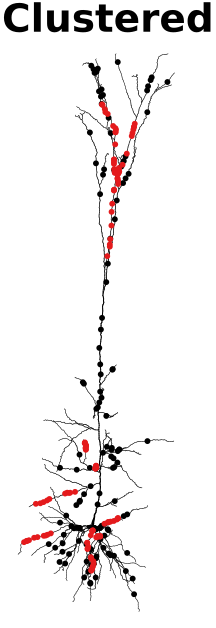

This figure's Python source:
from pathlib import Path

import matplotlib

matplotlib.use("Agg")

import matplotlib.pyplot as plt
import numpy as np
from matplotlib.collections import LineCollection


SCRIPT_DIR = Path(__file__).resolve().parent
ROOT = SCRIPT_DIR.parents[2]
DATA_DIR = ROOT / "nc_final_data" / "FigureS3" / "FigureS3_a3"
GEOMETRY_DIR = ROOT / "nc_final_data" / "FigureS3" / "FigureS3_a"
OUTPUT = SCRIPT_DIR / "FigureS3_a3.pdf"
EXCITATORY_CHANNELS = 250
TOTAL_CHANNELS = 500


def project_point_to_segment(px, py, x0, y0, x1, y1):
    dx = x1 - x0
    dy = y1 - y0
    length_sq = dx * dx + dy * dy
    if length_sq <= 1e-12:
        return x0, y0, 0.0
    t = ((px - x0) * dx + (py - y0) * dy) / length_sq
    t = min(1.0, max(0.0, t))
    return x0 + t * dx, y0 + t * dy, t


def nearest_point(points, px, py, axis1, axis2):
    polyline = [
        (float(p[axis1]), float(p[axis2]), float(p[3])) for p in points
    ]
    best = None
    for i in range(1, len(polyline)):
        x0, y0, d0 = polyline[i - 1]
        x1, y1, d1 = polyline[i]
        x, y, t = project_point_to_segment(px, py, x0, y0, x1, y1)
        distance = float(np.hypot(x - px, y - py))
        diameter = float((1.0 - t) * d0 + t * d1)
        candidate = (distance, x, y, diameter)
        if best is None or candidate[0] < best[0]:
            best = candidate
    if best is None:
        return polyline[0]
    return best[1:]


def build_plot_data():
    points = np.load(GEOMETRY_DIR / "section_points.npy", allow_pickle=False)
    names = np.load(GEOMETRY_DIR / "section_names.npy", allow_pickle=False).astype(str)
    offsets = np.load(GEOMETRY_DIR / "section_offsets.npy", allow_pickle=False)
    parents = np.load(GEOMETRY_DIR / "section_parents.npy", allow_pickle=False)
    synapse_sections = np.load(DATA_DIR / "synapse_section.npy", allow_pickle=False).astype(str)
    synapse_locations = np.load(DATA_DIR / "synapse_location.npy", allow_pickle=False).astype(float)
    cluster_ids = np.load(DATA_DIR / "synapse_cluster_id.npy", allow_pickle=False).astype(int)
    if len(synapse_sections) != TOTAL_CHANNELS:
        raise ValueError(f"Expected {TOTAL_CHANNELS} synapse sites.")
    synapse_type = np.where(
        np.arange(TOTAL_CHANNELS) < EXCITATORY_CHANNELS, "exc", "inh"
    )

    ranges = {
        name: float(points[:, i].max() - points[:, i].min())
        for i, name in enumerate(("x", "y", "z"))
    }
    axes = sorted(ranges, key=lambda name: ranges[name], reverse=True)
    axis1, axis2 = [("x", "y", "z").index(name) for name in axes[:2]]
    sections = [points[offsets[i]:offsets[i + 1]] for i in range(len(names))]
    section_map = {name: i for i, name in enumerate(names)}

    segments = []
    is_soma = []
    for name, section in zip(names, sections):
        for i in range(1, len(section)):
            previous, current = section[i - 1], section[i]
            segments.append((
                float(previous[axis1]), float(current[axis1]),
                float(previous[axis2]), float(current[axis2]),
                float(previous[3]), float(current[3]),
            ))
            is_soma.append("soma" in name)

    for section, parent_index in zip(sections, parents):
        if parent_index < 0:
            continue
        parent = sections[parent_index]
        child_start = (
            float(section[0, axis1]), float(section[0, axis2]), float(section[0, 3])
        )
        child_end = (
            float(section[-1, axis1]), float(section[-1, axis2]), float(section[-1, 3])
        )
        start_parent = nearest_point(parent, child_start[0], child_start[1], axis1, axis2)
        end_parent = nearest_point(parent, child_end[0], child_end[1], axis1, axis2)
        start_distance = np.hypot(
            start_parent[0] - child_start[0], start_parent[1] - child_start[1]
        )
        end_distance = np.hypot(
            end_parent[0] - child_end[0], end_parent[1] - child_end[1]
        )
        child, parent_point = (
            (child_start, start_parent) if start_distance <= end_distance
            else (child_end, end_parent)
        )
        child_x, child_y, child_d = child
        parent_x, parent_y, parent_d = parent_point
        if np.hypot(parent_x - child_x, parent_y - child_y) < 1e-9:
            continue
        segments.append((child_x, parent_x, child_y, parent_y, child_d, parent_d))
        is_soma.append(False)

    segments = np.asarray(segments, dtype=np.float64)
    rotated = segments.copy()
    rotated[:, 0] = -segments[:, 2]
    rotated[:, 1] = -segments[:, 3]
    rotated[:, 2] = segments[:, 0]
    rotated[:, 3] = segments[:, 1]

    selected = np.zeros(TOTAL_CHANNELS, dtype=bool)
    selected[np.arange(EXCITATORY_CHANNELS, TOTAL_CHANNELS)[::2]] = True
    dispersed = np.flatnonzero(cluster_ids[:EXCITATORY_CHANNELS] < 0)
    selected[dispersed[::2]] = True
    groups = np.unique(cluster_ids[:EXCITATORY_CHANNELS][cluster_ids[:EXCITATORY_CHANNELS] >= 0])
    selected[:EXCITATORY_CHANNELS] |= np.isin(cluster_ids[:EXCITATORY_CHANNELS], groups[::2])
    synapse_xy = []
    for name, location in zip(synapse_sections[selected], synapse_locations[selected]):
        section = sections[section_map[name]]
        arcs = section[:, 4]
        target = float(location) * arcs[-1]
        x = float(np.interp(target, arcs, section[:, axis1]))
        y = float(np.interp(target, arcs, section[:, axis2]))
        synapse_xy.append((-y, x))

    return rotated, np.asarray(is_soma, dtype=bool), np.asarray(synapse_xy), synapse_type[selected]


TITLE = "Clustered"


def main():
    segments, is_soma, synapse_xy, synapse_type = build_plot_data()
    exc = synapse_xy[synapse_type == "exc"]
    inh = synapse_xy[synapse_type == "inh"]
    lines = np.stack((segments[:, (0, 2)], segments[:, (1, 3)]), axis=1)
    widths = np.clip(0.30 + 0.16 * (segments[:, 4] + segments[:, 5]) / 2.0,
                     0.35, np.where(is_soma, 3.2, 1.8))
    with plt.rc_context({"font.family": "DejaVu Sans", "font.size": 15,
                         "pdf.fonttype": 42, "ps.fonttype": 42}):
        fig, ax = plt.subplots(figsize=(2.85, 6.2))
        ax.add_collection(LineCollection(lines, colors="#000000", linewidths=widths,
                                         capstyle="round", joinstyle="round", zorder=1))
        xs, ys = segments[:, :2].ravel(), segments[:, 2:4].ravel()
        dx, dy = xs.max() - xs.min(), ys.max() - ys.min()
        px, py = dx * 0.025 if dx > 0 else 1.0, dy * 0.025 if dy > 0 else 1.0
        ax.set_xlim(xs.min() - px, xs.max() + px)
        ax.set_ylim(ys.min() - py, ys.max() + py)
        ax.set_aspect("equal", adjustable="box")
        for points, color, zorder in ((inh, "#000000", 3), (exc, "#e41a1c", 4)):
            if len(points):
                ax.scatter(points[:, 0], points[:, 1], s=18.0, color=color,
                           edgecolors="none", zorder=zorder)
        ax.set_title(TITLE, fontsize=28, fontweight="bold", pad=2, x=0.57)
        ax.axis("off")
        fig.subplots_adjust(left=0.005, right=0.995, bottom=0.005, top=0.95)
        fig.savefig(OUTPUT, format="pdf", bbox_inches="tight", pad_inches=0.02)
        plt.close(fig)


if __name__ == "__main__":
    main()
